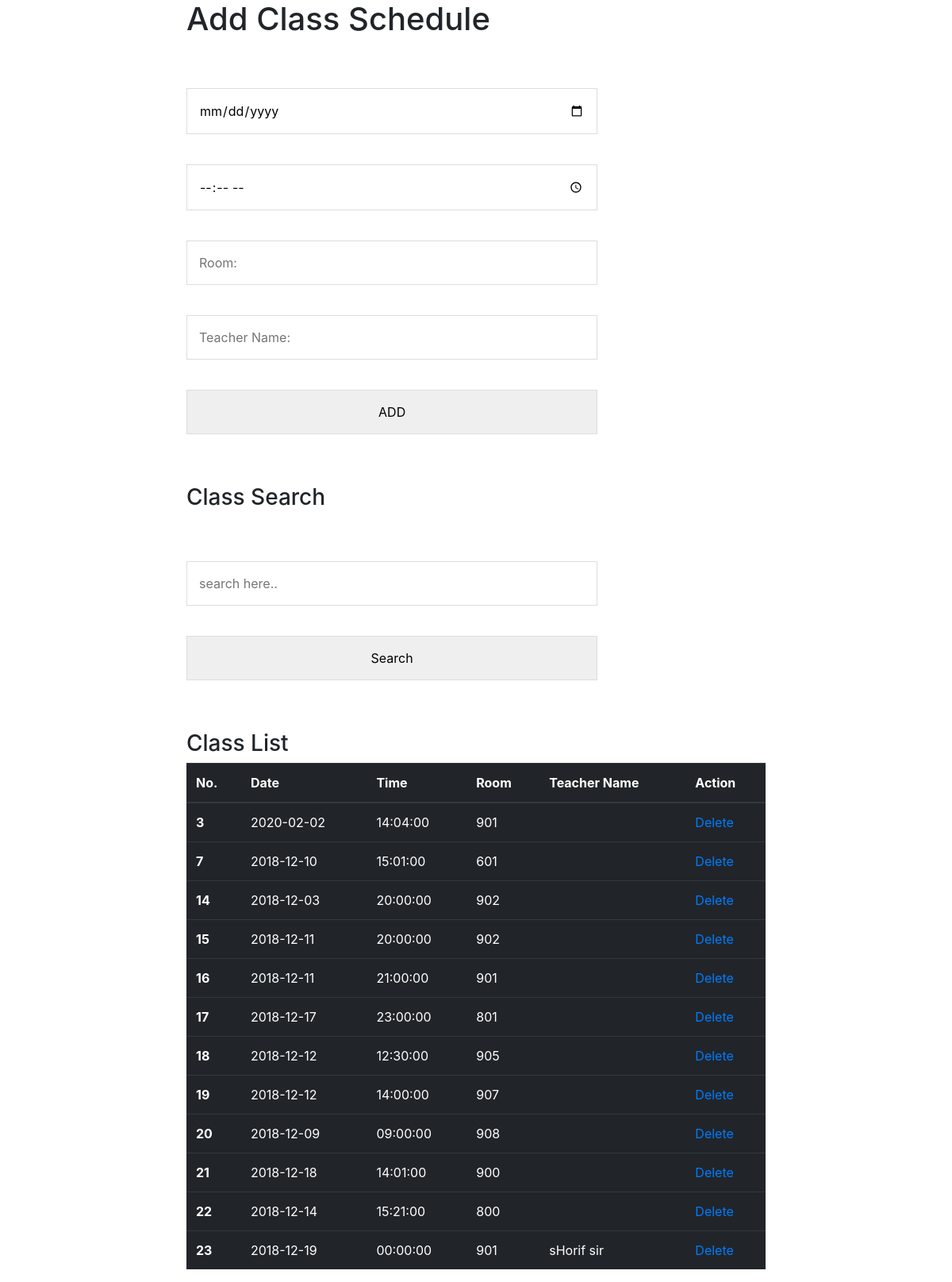
The page / on the database its author committed.
### tables this page shows
CREATE TABLE `class_schedule` (
  `id` int(11) NOT NULL,
  `subject` varchar(100) NOT NULL,
  `room` int(11) NOT NULL,
  `teacher` varchar(100) NOT NULL,
  `date` date NOT NULL,
  `time` time NOT NULL
);

### index.php (the view)
<?php include ('shared/db.php');
	include ('shared/header.php');
	$sql = 'SELECT * FROM class_schedule';
    $class_schedule = $con->query($sql);
 ?>
<div class="schedule_form">
	<div class="container">
		<div class="row">
			<div class="col-md-8 mx-auto">
				<h1>Add Class Schedule</h1>
				<form action="action/add_class.php" method="post">
					<input type="date" name="date" placeholder="Date:"/>
					<input type="time" name="time" placeholder="Time:"/>
					<input type="text" name="room" placeholder="Room:"/>
					<input type="text" name="teacher" placeholder="Teacher Name:"/>
					<input type="submit" name="submit" value="ADD"/>
				</form>
			</div>
		</div>
	</div>
</div>
<div class="class_schedule">
	<div class="container">
		<div class="row">
			<div class="col-md-8 mx-auto">
				    <h3>Class Search</h3>
					<form class="search" action="search.php" method="post" enctype="multipart/form-data">
						<input type="text" name="valueToSearch" placeholder="search here..">
						<input type="submit" name="search" value="Search">
					</form>
				<table class="table table-dark">
				 <h3>Class List</h3>
				  <thead>
					<tr>
					  <th scope="col">No.</th>
					  <th scope="col">Date</th>
					  <th scope="col">Time</th>
					  <th scope="col">Room</th>
					  <th scope="col">Teacher Name</th>
					  <th scope="col">Action</th>
					</tr>
				  </thead>
				  <tbody>
			<?php
	           if($class_schedule->num_rows > 0){
                   while($row = $class_schedule->fetch_assoc()){
            ?>
					<tr>
					  <th scope="row"><?= $row['id']?></th>
					  <td><?= $row['date']?></td>
					  <td><?= $row['time']?></td>
					  <td><?= $row['room']?></td>
					  <td><?= $row['teacher']?></td>
					  <td>
					  <a class="delete" href="action/delete_class.php?id=<?= $row['id'] ?>" title="delete">Delete</a>
					</tr>
				<?php
            }
	           }
            ?>
				  </tbody>
				</table>
			</div>
		</div>
	</div>
</div>
<?php include ('shared/footer.php'); ?>

### shared/header.php (shortened to what this page needs)
<!DOCTYPE HTML>
<html lang="en-US">
<head>
	<link rel="stylesheet"  type="text/css" href="assets/css/bootstrap.min.css" />
	<link rel="stylesheet"  type="text/css" href="style.css" />
</head>
<body>

### shared/footer.php (shortened to what this page needs)
</body>
</html>

### style.css (style rules this page uses)
form { margin: 44px 0px; }
form input { width: 71%; border: 1px solid #ddd; margin: 19px 0px; padding: 15px; }
form input[type='submit'] { cursor:pointer }

### rows shown on the page
class_schedule: id "3", date "2020-02-02", time "14:04:00", room "901"
class_schedule: id "7", date "2018-12-10", time "15:01:00", room "601"
class_schedule: id "14", date "2018-12-03", time "20:00:00", room "902"
class_schedule: id "15", date "2018-12-11", time "20:00:00", room "902"
class_schedule: id "16", date "2018-12-11", time "21:00:00", room "901"
class_schedule: id "17", date "2018-12-17", time "23:00:00", room "801"
class_schedule: id "18", date "2018-12-12", time "12:30:00", room "905"
class_schedule: id "19", date "2018-12-12", time "14:00:00", room "907"
class_schedule: id "20", date "2018-12-09", time "09:00:00", room "908"
class_schedule: id "21", date "2018-12-18", time "14:01:00", room "900"
class_schedule: id "22", date "2018-12-14", time "15:21:00", room "800"
class_schedule: id "23", date "2018-12-19", time "00:00:00", room "901", teacher "sHorif sir"
